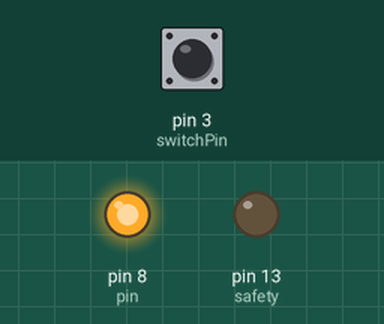
Simulated run of this sketch. Board: Arduino Uno, built with avr-gcc and run on an emulated ATmega328P. Shown: output pins drawn as LEDs (lit = HIGH). Dashed ring = blinking. The test bench sets the inputs (shaded band); at power-on: pin 3 (switchPin) LOW. What the sketch prints to the serial monitor is not drawn.

Above: at 1.2 s.
1.3 s: pin 3 (switchPin) pulled HIGH for 1 s
At 1.55 s:
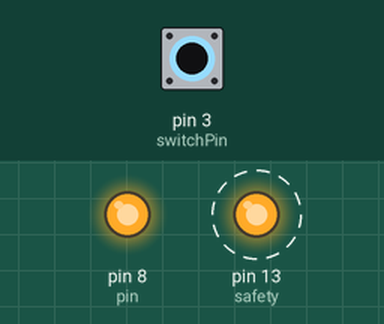
4.3 s: pin 3 (switchPin) pulled HIGH for 3.2 s
At 8.4 s:
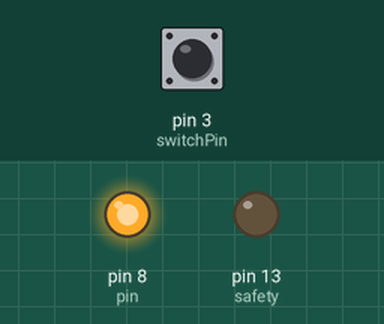
Timing chart, 0 to 9.9 s (numbered marks = the images above; inputs shaded):
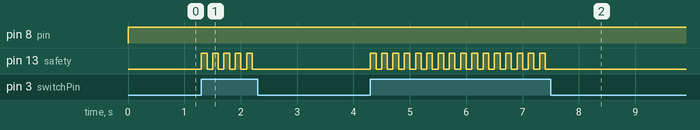

The sketch:

Switchy.ino
```cpp
// http://arduino.cc/en/Tutorial/ButtonStateChange

int pin;

int switchPin;

int safety;

int type = 1;

boolean test;


void setup() {
  // put your setup code here, to run once:

  Serial.begin(9600);

  test = true;

  safety = 13;

  pin = 8;

  switchPin = 3;

  pinMode(safety, OUTPUT);
  pinMode(pin, OUTPUT);

  pinMode(switchPin, INPUT);
}

void loop() {
  // put your main code here, to run repeatedly:

  switch(type)
  {
     case 0:
    {
      expo0();

      break;
    }

   case 1:
   {
     expo1();

     break;
   }
  }

}

void expo0()
{
  if(test)
  {
    digitalWrite(safety, HIGH);
  }

  digitalWrite(pin, HIGH);

  delay(250);

  if(test)
  {
    digitalWrite(safety, LOW);
  }

  digitalWrite(pin, LOW);

  trackPin();

  delay(250);
}

void expo1()
{
  digitalWrite(pin, HIGH);

  trackPin();
}

void trackPin()
{
  // int readOut = digitalRead(pin);

  int readOut = digitalRead(switchPin);

  if(readOut == 1)
  {
    digitalWrite(safety, HIGH);

    delay(100);

    digitalWrite(safety, LOW);

    delay(100);
  }

  else
  {
    digitalWrite(safety, LOW);
  }

  Serial.println(readOut);
}
```

Measured:
- after the input at 1.3 s, pin 13 (safety): alternates HIGH for 0.10 s and LOW for 0.10 s, 10 changes in all, then stays LOW, starting at once
- after the input at 4.3 s, pin 13 (safety): alternates HIGH for 0.10 s and LOW for 0.10 s, 32 changes in all, then stays LOW, starting at once
